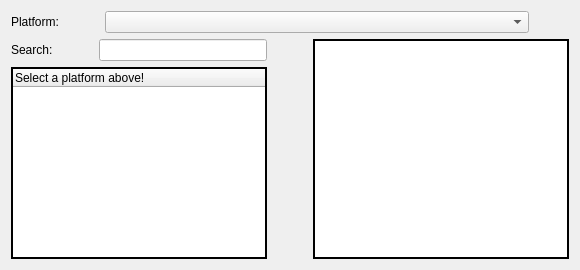
      <widget class="QWidget" name="tabRomBrowser">
       <attribute name="title">
        <string>ROMBrowser</string>
       </attribute>
       <layout class="QVBoxLayout" name="verticalLayout_5">
        <item>
         <layout class="QHBoxLayout" name="horizontalLayoutRomBrowserTop">
          <item>
           <widget class="QLabel" name="labelRomBrowserPlatform">
            <property name="text">
             <string>Platform:</string>
            </property>
           </widget>
          </item>
          <item>
           <spacer name="horizontalSpacer">
            <property name="orientation">
             <enum>Qt::Orientation::Horizontal</enum>
            </property>
            <property name="sizeType">
             <enum>QSizePolicy::Policy::Minimum</enum>
            </property>
            <property name="sizeHint" stdset="0">
             <size>
              <width>40</width>
              <height>20</height>
             </size>
            </property>
           </spacer>
          </item>
          <item>
           <widget class="QComboBox" name="comboBoxRomBrowserPlatform">
            <property name="sizePolicy">
             <sizepolicy hsizetype="MinimumExpanding" vsizetype="Fixed">
              <horstretch>0</horstretch>
              <verstretch>0</verstretch>
             </sizepolicy>
            </property>
            <property name="frame">
             <bool>true</bool>
            </property>
           </widget>
          </item>
          <item>
           <spacer name="horizontalSpacerRomBrowserTop">
            <property name="orientation">
             <enum>Qt::Orientation::Horizontal</enum>
            </property>
            <property name="sizeType">
             <enum>QSizePolicy::Policy::Minimum</enum>
            </property>
            <property name="sizeHint" stdset="0">
             <size>
              <width>40</width>
              <height>20</height>
             </size>
            </property>
           </spacer>
          </item>
         </layout>
        </item>
        <item>
         <layout class="QHBoxLayout" name="horizontalLayoutRomBrowserMain">
          <item>
           <layout class="QVBoxLayout" name="verticalLayoutRomBrowserRoms">
            <item>
             <layout class="QHBoxLayout" name="horizontalLayoutRomBrowserSearch">
              <item>
               <widget class="QLabel" name="labelRomBrowserSearch">
                <property name="text">
                 <string>Search:</string>
                </property>
               </widget>
              </item>
              <item>
               <spacer name="horizontalSpacerRomBrowserSearch">
                <property name="orientation">
                 <enum>Qt::Orientation::Horizontal</enum>
                </property>
                <property name="sizeType">
                 <enum>QSizePolicy::Policy::Minimum</enum>
                </property>
                <property name="sizeHint" stdset="0">
                 <size>
                  <width>40</width>
                  <height>20</height>
                 </size>
                </property>
               </spacer>
              </item>
              <item>
               <widget class="QLineEdit" name="lineEditRomBrowserSearch"/>
              </item>
             </layout>
            </item>
            <item>
             <widget class="QTreeWidget" name="treeWidgetRomBrowser">
              <property name="frameShape">
               <enum>QFrame::Shape::WinPanel</enum>
              </property>
              <property name="frameShadow">
               <enum>QFrame::Shadow::Plain</enum>
              </property>
              <property name="rootIsDecorated">
               <bool>true</bool>
              </property>
              <column>
               <property name="text">
                <string>Select a platform above!</string>
               </property>
              </column>
             </widget>
            </item>
           </layout>
          </item>
          <item>
           <spacer name="horizontalSpacerRomBrowserRomsAndDescriptions">
            <property name="orientation">
             <enum>Qt::Orientation::Horizontal</enum>
            </property>
            <property name="sizeType">
             <enum>QSizePolicy::Policy::Minimum</enum>
            </property>
            <property name="sizeHint" stdset="0">
             <size>
              <width>40</width>
              <height>20</height>
             </size>
            </property>
           </spacer>
          </item>
          <item>
           <widget class="QTextBrowser" name="textBrowserRomBrowserRomDescriptions">
            <property name="frameShape">
             <enum>QFrame::Shape::WinPanel</enum>
            </property>
            <property name="frameShadow">
             <enum>QFrame::Shadow::Plain</enum>
            </property>
            <property name="html">
             <string>&lt;!DOCTYPE HTML PUBLIC &quot;-//W3C//DTD HTML 4.0//EN&quot; &quot;http://www.w3.org/TR/REC-html40/strict.dtd&quot;&gt;
&lt;html&gt;&lt;head&gt;&lt;meta name=&quot;qrichtext&quot; content=&quot;1&quot; /&gt;&lt;meta charset=&quot;utf-8&quot; /&gt;&lt;style type=&quot;text/css&quot;&gt;
p, li { white-space: pre-wrap; }
hr { height: 1px; border-width: 0; }
li.unchecked::marker { content: &quot;\2610&quot;; }
li.checked::marker { content: &quot;\2612&quot;; }
&lt;/style&gt;&lt;/head&gt;&lt;body style=&quot; font-family:'Segoe UI'; font-size:9pt; font-weight:400; font-style:normal;&quot;&gt;
&lt;p style=&quot;-qt-paragraph-type:empty; margin-top:0px; margin-bottom:0px; margin-left:0px; margin-right:0px; -qt-block-indent:0; text-indent:0px;&quot;&gt;&lt;br /&gt;&lt;/p&gt;&lt;/body&gt;&lt;/html&gt;</string>
            </property>
           </widget>
          </item>
         </layout>
        </item>
       </layout>
      </widget>
